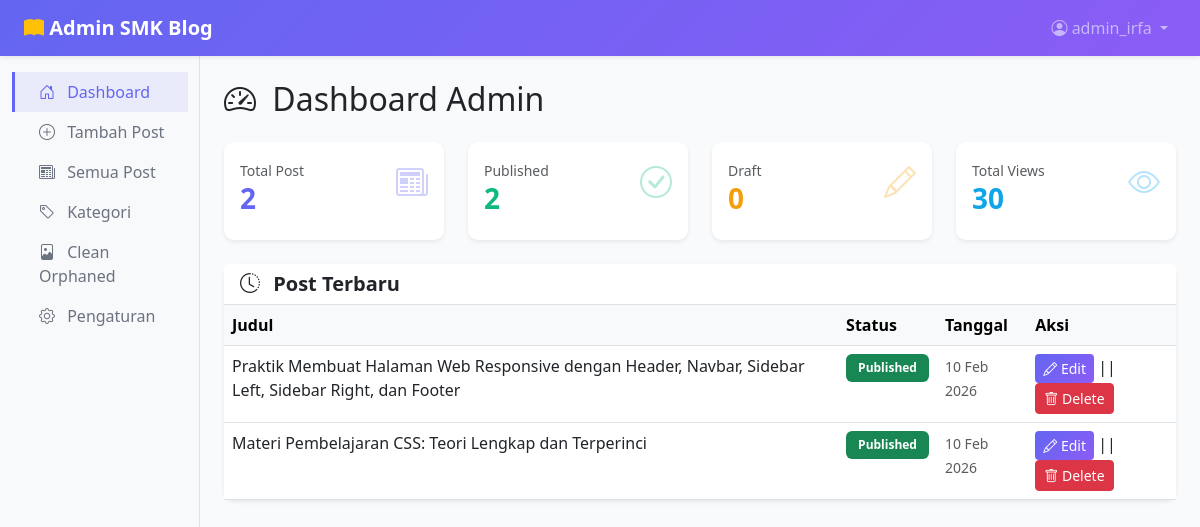
/admin/index.php (signed in), run on the app's committed database.
### tables this page shows
CREATE TABLE `posts` (
  `id` int NOT NULL,
  `title` varchar(255) NOT NULL,
  `slug` varchar(255) NOT NULL,
  `content` longtext NOT NULL,
  `excerpt` text NOT NULL,
  `category` varchar(100) NOT NULL,
  `featured_image` varchar(255) DEFAULT NULL,
  `author` varchar(100) DEFAULT 'Admin',
  `views` int DEFAULT '0',
  `status` enum('draft','published','archived') DEFAULT 'draft',
  `created_at` timestamp NULL DEFAULT CURRENT_TIMESTAMP,
  `updated_at` timestamp NULL DEFAULT CURRENT_TIMESTAMP ON UPDATE CURRENT_TIMESTAMP
);

### admin/index.php (the view, shortened to what this page needs)
<?php
require_once '../config/db.php';
$total_posts = mysqli_fetch_assoc(mysqli_query($conn, "SELECT COUNT(*) as count FROM posts"))['count'];
$published_posts = mysqli_fetch_assoc(mysqli_query($conn, "SELECT COUNT(*) as count FROM posts WHERE status='published'"))['count'];
$draft_posts = mysqli_fetch_assoc(mysqli_query($conn, "SELECT COUNT(*) as count FROM posts WHERE status='draft'"))['count'];
$total_views = mysqli_fetch_assoc(mysqli_query($conn, "SELECT SUM(views) as count FROM posts"))['count'] ?? 0;
$recent_posts = mysqli_query($conn, "SELECT id, title, status, created_at FROM posts ORDER BY created_at DESC LIMIT 5");
?>
<!DOCTYPE html>
<html lang="id">
<head>
    <link href="https://cdn.jsdelivr.net/npm/bootstrap@5.3.0/dist/css/bootstrap.min.css" rel="stylesheet">
    <link rel="stylesheet" href="https://cdn.jsdelivr.net/npm/bootstrap-icons@1.10.0/font/bootstrap-icons.css">
    <link rel="stylesheet" href="../css/admin-style.css">
</head>
<body>
    <nav class="navbar navbar-expand-lg navbar-dark sticky-top shadow-sm" style="background: linear-gradient(135deg, #6366f1 0%, #8b5cf6 100%);">
        <div class="container-fluid px-3 px-md-4">
            <a class="navbar-brand fw-bold" href="index.php">
                <i class="bi bi-book-fill text-warning"></i> Admin SMK Blog
            </a>
            <div class="collapse navbar-collapse" id="adminNav">
                <ul class="navbar-nav ms-auto">
                    <li class="nav-item dropdown">
                        <a class="nav-link dropdown-toggle" href="#" id="userDropdown" role="button" data-bs-toggle="dropdown">
                            <i class="bi bi-person-circle"></i> <?php echo $_SESSION['admin_name']; ?>
                        </a>
                    </li>
                </ul>
            </div>
        </div>
    </nav>
    <div class="container-fluid">
        <div class="row">
            <nav class="col-md-3 col-lg-2 d-md-block bg-light sidebar py-3">
                <div class="position-sticky">
                    <ul class="nav flex-column">
                        <li class="nav-item">
                            <a class="nav-link active" href="index.php">
                                <i class="bi bi-house-door me-2"></i> Dashboard
                            </a>
                        </li>
                        <li class="nav-item">
                            <a class="nav-link" href="add-post.php">
                                <i class="bi bi-plus-circle me-2"></i> Tambah Post
                            </a>
                        </li>
                        <li class="nav-item">
                            <a class="nav-link" href="posts.php">
                                <i class="bi bi-newspaper me-2"></i> Semua Post
                            </a>
                        </li>
                        <li class="nav-item">
                            <a class="nav-link" href="categories.php">
                                <i class="bi bi-tag me-2"></i> Kategori
                            </a>
                        </li>
                        <li class="nav-item">
                            <a class="nav-link" href="cleanup-orphaned-images.php">
                                <i class="bi bi-file-image me-2"></i> Clean Orphaned
                            </a>
                        </li>
                        <li class="nav-item">
                            <a class="nav-link" href="settings.php">
                                <i class="bi bi-gear me-2"></i> Pengaturan
                            </a>
                        </li>
                    </ul>
                </div>
            </nav>
            <main class="col-md-9 ms-sm-auto col-lg-10 px-md-4 py-4">
                <h1 class="h2 mb-4">
                    <i class="bi bi-speedometer2 me-2"></i> Dashboard Admin
                </h1>
                <div class="row g-4 mb-4">
                    <div class="col-md-6 col-lg-3">
                        <div class="card border-0 shadow-sm" style="border-left: 4px solid var(--primary);">
                            <div class="card-body">
                                <div class="d-flex justify-content-between align-items-start">
                                    <div>
                                        <small class="text-muted">Total Post</small>
                                        <h3 class="fw-bold" style="color: var(--primary);"><?php echo $total_posts; ?></h3>
                                    </div>
                                    <i class="bi bi-newspaper" style="font-size: 2rem; color: var(--primary); opacity: 0.3;"></i>
                                </div>
                            </div>
                        </div>
                    </div>
                    <div class="col-md-6 col-lg-3">
                        <div class="card border-0 shadow-sm" style="border-left: 4px solid var(--success);">
                            <div class="card-body">
                                <div class="d-flex justify-content-between align-items-start">
                                    <div>
                                        <small class="text-muted">Published</small>
                                        <h3 class="fw-bold" style="color: var(--success);"><?php echo $published_posts; ?></h3>
                                    </div>
                                    <i class="bi bi-check-circle" style="font-size: 2rem; color: var(--success); opacity: 0.3;"></i>
                                </div>
                            </div>
                        </div>
                    </div>
                    <div class="col-md-6 col-lg-3">
                        <div class="card border-0 shadow-sm" style="border-left: 4px solid var(--warning);">
                            <div class="card-body">
                                <div class="d-flex justify-content-between align-items-start">
                                    <div>
                                        <small class="text-muted">Draft</small>
                                        <h3 class="fw-bold" style="color: var(--warning);"><?php echo $draft_posts; ?></h3>
                                    </div>
                                    <i class="bi bi-pencil" style="font-size: 2rem; color: var(--warning); opacity: 0.3;"></i>
                                </div>
                            </div>
                        </div>
                    </div>
                    <div class="col-md-6 col-lg-3">
                        <div class="card border-0 shadow-sm" style="border-left: 4px solid var(--accent);">
                            <div class="card-body">
                                <div class="d-flex justify-content-between align-items-start">
                                    <div>
                                        <small class="text-muted">Total Views</small>
                                        <h3 class="fw-bold" style="color: var(--accent);"><?php echo number_format($total_views); ?></h3>
                                    </div>
                                    <i class="bi bi-eye" style="font-size: 2rem; color: var(--accent); opacity: 0.3;"></i>
                                </div>
                            </div>
                        </div>
                    </div>
                </div>
                <div class="card border-0 shadow-sm">
                    <div class="card-header bg-white border-bottom">
                        <h5 class="card-title fw-bold mb-0">
                            <i class="bi bi-clock-history me-2"></i> Post Terbaru
                        </h5>
                    </div>
                    <div class="table-responsive">
                        <table class="table table-hover mb-0">
                            <thead class="table-light">
                                <tr>
                                    <th>Judul</th>
                                    <th>Status</th>
                                    <th>Tanggal</th>
                                    <th>Aksi</th>
                                </tr>
                            </thead>
                            <tbody>
                                <?php while ($post = mysqli_fetch_assoc($recent_posts)) { ?>
                                <tr>
                                    <td class="fw-500"><?php echo htmlspecialchars($post['title']); ?></td>
                                    <td>
                                        <?php if ($post['status'] === 'published') { ?>
                                            <span class="badge bg-success">Published</span>
                                        <?php } else { ?>
                                            <span class="badge bg-warning">Draft</span>
                                        <?php } ?>
                                    </td>
                                    <td><small class="text-muted"><?php echo date('d M Y', strtotime($post['created_at'])); ?></small></td>
                                    <td>
                                        <a href="edit-post.php?id=<?php echo $post['id']; ?>" class="btn btn-sm btn-primary">
                                            <i class="bi bi-pencil"></i> Edit
                                        </a>
                                    ||
                                        <a href="delete-post.php?id=<?php echo $post['id']; ?>" class="btn btn-sm btn-danger" onclick="return confirm('Apakah Anda yakin ingin menghapus post ini?')">
                                            <i class="bi bi-trash"></i> Delete
                                        </a>
                                    </td>
                                </tr>
                                <?php } ?>
                            </tbody>
                        </table>
                    </div>
                </div>
            </main>
        </div>
    </div>
</body>
</html>

### css/admin-style.css (style rules this page uses)
:root { --primary: #6366f1; --secondary: #ec4899; --accent: #0ea5e9; --success: #10b981; --warning: #f59e0b; --danger: #ef4444; }
* { margin: 0; padding: 0; box-sizing: border-box; }
body { background: #f9fafb; font-family: 'Segoe UI', Tahoma, Geneva, Verdana, sans-serif; }
.sidebar { position: fixed; top: 56px; bottom: 0; left: 0; z-index: 100; padding-top: 0.5rem; box-shadow: inset -1px 0 0 rgba(0, 0, 0, 0.1); overflow-y: auto; }
main { margin-top: 56px; }
.sidebar .nav-link { color: #6b7280; font-weight: 500; transition: all 0.3s ease; border-left: 3px solid transparent; padding-left: 1.5rem; }
.sidebar .nav-link.active { color: var(--primary); background: rgba(99, 102, 241, 0.1); border-left-color: var(--primary); }
.card { border: 1px solid #e5e7eb; border-radius: 10px; transition: all 0.3s ease; }
.btn-primary { background: linear-gradient(135deg, var(--primary) 0%, #8b5cf6 100%); border: none; transition: all 0.3s ease; }
.badge { padding: 0.5rem 0.75rem; border-radius: 6px; font-weight: 600; }

### data on the page
posts: title "Praktik Membuat Halaman Web Responsive dengan Header, Navbar, Sidebar Left, Sidebar Right, dan Footer", status "Published", created_at "10 Feb 2026"
posts: title "Materi Pembelajaran CSS: Teori Lengkap dan Terperinci", status "Published", created_at "10 Feb 2026"

### other printed values
$_SESSION['admin_name'] "admin_irfa"
$total_posts "2"
$published_posts "2"
$draft_posts "0"
$total_views "30"
